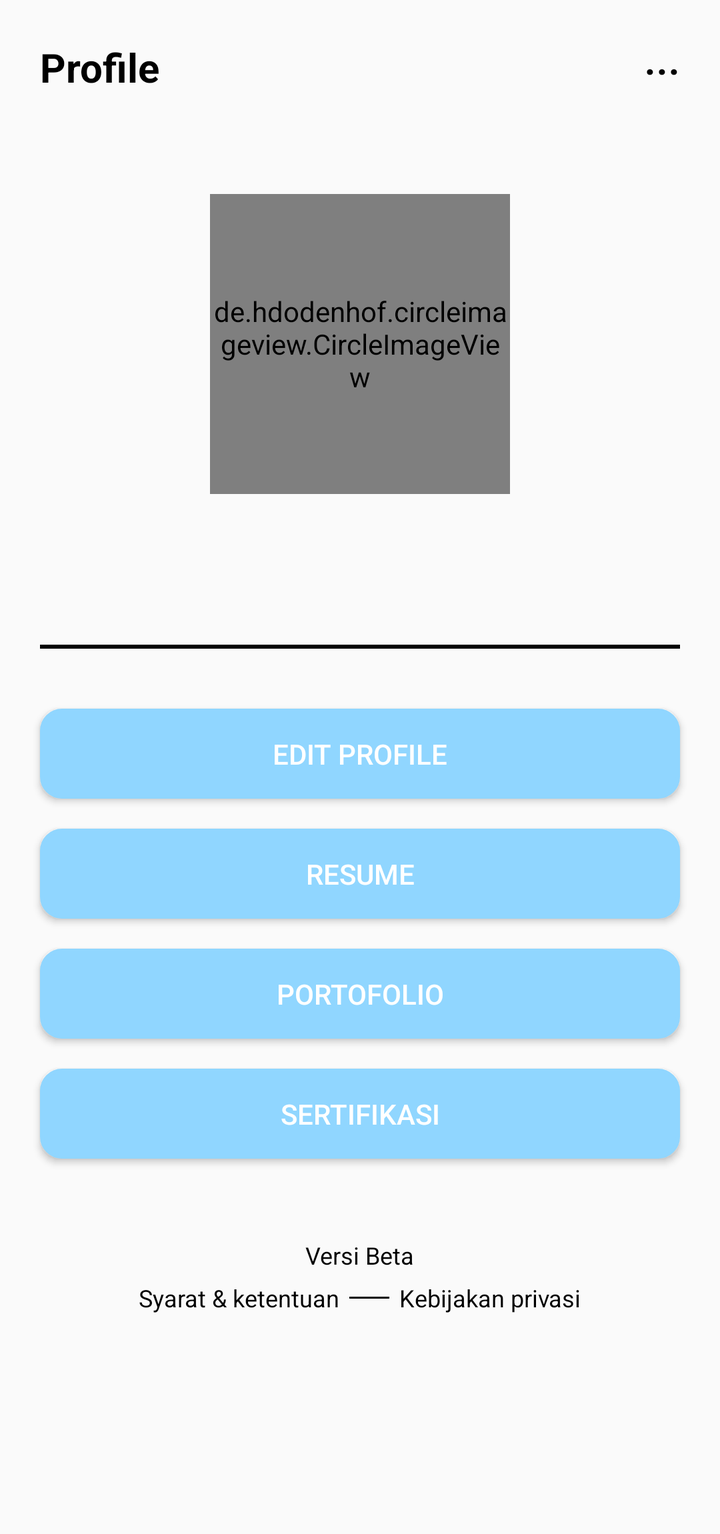
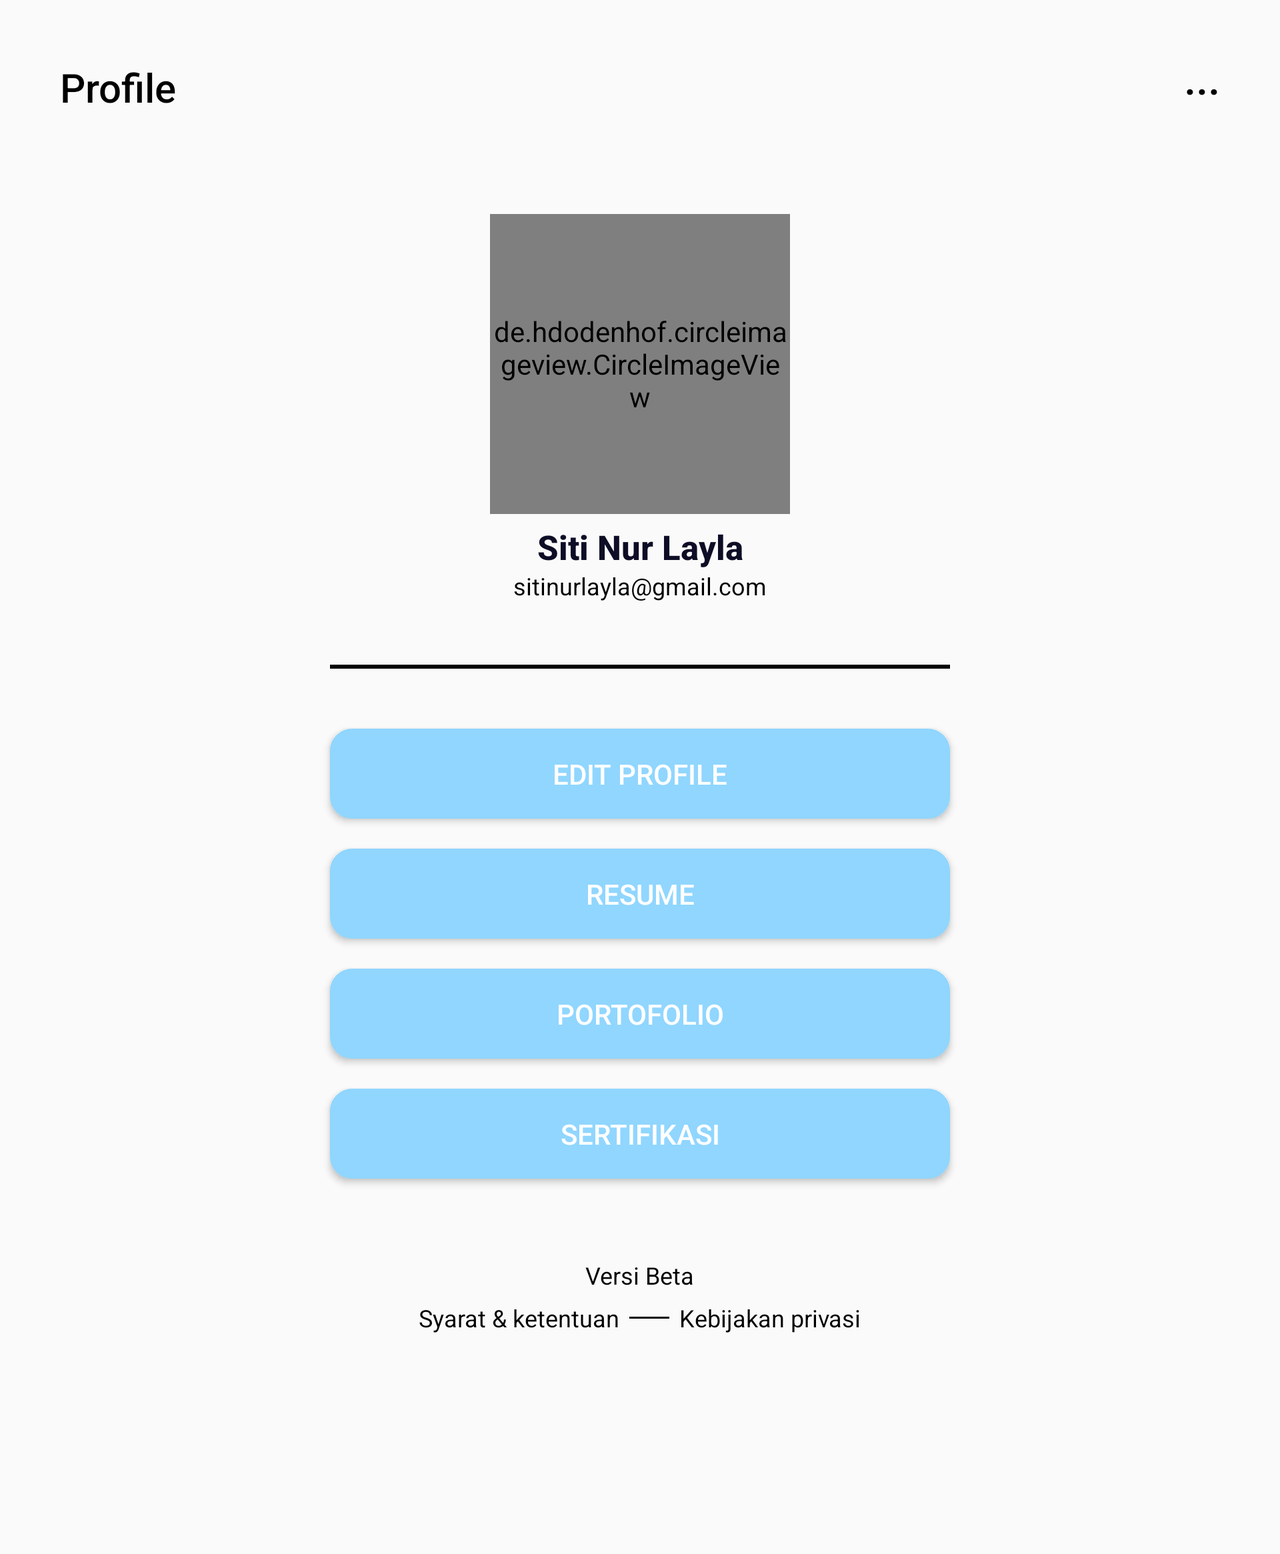

The same Android screen from two of the app's own layout files: first res/layout/ as a phone draws it, then the repository's variant for another configuration, drawn on a device whose configuration selects that folder. Both files follow.
<!-- AndroidManifest.xml: application theme Theme.JobSeeker -->
<!-- res/layout/fragment_profile.xml -->
<?xml version="1.0" encoding="utf-8"?>
<ScrollView
    xmlns:android="http://schemas.android.com/apk/res/android"
    xmlns:app="http://schemas.android.com/apk/res-auto"
    xmlns:tools="http://schemas.android.com/tools"
    android:layout_width="match_parent"
    android:layout_height="match_parent">

    <androidx.constraintlayout.widget.ConstraintLayout

        android:layout_width="match_parent"
        android:layout_height="wrap_content"
        tools:context=".ProfileFragment">

        <TextView
            android:id="@+id/textView25"
            android:layout_width="wrap_content"
            android:layout_height="wrap_content"
            android:layout_marginStart="20dp"
            android:layout_marginTop="20dp"
            android:fontFamily="sans-serif"
            android:text="@string/profile"
            android:textColor="#000000"
            android:textSize="20sp"
            android:textStyle="bold"
            app:layout_constraintBottom_toBottomOf="parent"
            app:layout_constraintEnd_toEndOf="parent"
            app:layout_constraintHorizontal_bias="0.0"
            app:layout_constraintStart_toStartOf="parent"
            app:layout_constraintTop_toTopOf="parent"
            app:layout_constraintVertical_bias="0.0"
            tools:ignore="VisualLintOverlap" />

        <TextView
            android:id="@+id/settings"
            android:layout_width="wrap_content"
            android:layout_height="wrap_content"
            android:layout_marginTop="14dp"
            android:layout_marginEnd="20dp"
            android:fontFamily="sans-serif-medium"
            android:text="@string/menu_titik"
            android:textColor="#000000"
            android:textSize="22sp"
            app:layout_constraintBottom_toBottomOf="parent"
            app:layout_constraintEnd_toEndOf="parent"
            app:layout_constraintHorizontal_bias="1.0"
            app:layout_constraintStart_toEndOf="@+id/textView25"
            app:layout_constraintTop_toTopOf="parent"
            app:layout_constraintVertical_bias="0.0"
            tools:ignore="VisualLintOverlap" />

        <de.hdodenhof.circleimageview.CircleImageView
            android:id="@+id/userProfileImage"
            android:layout_width="150dp"
            android:layout_height="150dp"
            android:layout_marginTop="50dp"
            android:src="@drawable/image_user"
            app:layout_constraintBottom_toBottomOf="parent"
            app:layout_constraintEnd_toEndOf="parent"
            app:layout_constraintStart_toStartOf="parent"
            app:layout_constraintTop_toBottomOf="@+id/textView25"
            app:layout_constraintVertical_bias="0.0"
            tools:ignore="ImageContrastCheck" />

        <TextView
            android:id="@+id/userName"
            android:layout_width="wrap_content"
            android:layout_height="wrap_content"
            android:layout_marginTop="10dp"
            android:fontFamily="sans-serif-medium"
            android:text=""
            android:textColor="#0D0D26"
            android:textSize="17sp"
            android:textStyle="bold"
            app:layout_constraintBottom_toBottomOf="parent"
            app:layout_constraintEnd_toEndOf="parent"
            app:layout_constraintStart_toStartOf="parent"
            app:layout_constraintTop_toBottomOf="@+id/userProfileImage"
            app:layout_constraintVertical_bias="0.0"
            tools:ignore="UnknownIdInLayout" />

        <TextView
            android:id="@+id/userEmail"
            android:layout_width="wrap_content"
            android:layout_height="wrap_content"
            android:fontFamily="sans-serif"
            android:text=""
            android:textColor="#000000"
            android:textSize="12sp"
            app:layout_constraintBottom_toBottomOf="parent"
            app:layout_constraintEnd_toEndOf="parent"
            app:layout_constraintStart_toStartOf="parent"
            app:layout_constraintTop_toBottomOf="@+id/userName"
            app:layout_constraintVertical_bias="0.0"
            tools:ignore="UnknownIdInLayout" />

        <TextView
            android:id="@+id/userJob"
            android:layout_width="wrap_content"
            android:layout_height="wrap_content"
            android:fontFamily="sans-serif"
            android:text=""
            android:textColor="#000000"
            android:textSize="12sp"
            app:layout_constraintBottom_toBottomOf="parent"
            app:layout_constraintEnd_toEndOf="parent"
            app:layout_constraintStart_toStartOf="parent"
            app:layout_constraintTop_toBottomOf="@+id/userEmail"
            app:layout_constraintVertical_bias="0.0" />

        <View
            android:id="@+id/divider"
            android:layout_width="match_parent"
            android:layout_height="2dp"
            android:layout_marginStart="20dp"
            android:layout_marginTop="10dp"
            android:layout_marginEnd="20dp"
            android:background="#000000"
            app:layout_constraintBottom_toBottomOf="parent"
            app:layout_constraintEnd_toEndOf="parent"
            app:layout_constraintStart_toStartOf="parent"
            app:layout_constraintTop_toBottomOf="@id/userJob"
            app:layout_constraintVertical_bias="0.0" />

        <Button
            android:id="@+id/editProfile"
            android:layout_width="match_parent"
            android:layout_height="45dp"
            android:layout_marginStart="20dp"
            android:layout_marginTop="30dp"
            android:layout_marginEnd="20dp"
            android:background="@drawable/bg_rounded_btn_2"
            android:text="@string/edit_profile"
            android:textColor="#FFFFFF"
            app:layout_constraintBottom_toBottomOf="parent"
            app:layout_constraintEnd_toEndOf="parent"
            app:layout_constraintStart_toStartOf="parent"
            app:layout_constraintTop_toBottomOf="@+id/divider"
            app:layout_constraintVertical_bias="0.0"
            tools:ignore="TouchTargetSizeCheck,TextContrastCheck,VisualLintButtonSize" />

        <Button
            android:id="@+id/resume"
            android:layout_width="match_parent"
            android:layout_height="45dp"
            android:layout_marginStart="20dp"
            android:layout_marginTop="15dp"
            android:layout_marginEnd="20dp"
            android:background="@drawable/bg_rounded_btn_2"
            android:text="@string/resume"
            android:textColor="#FFFFFF"
            app:layout_constraintBottom_toBottomOf="parent"
            app:layout_constraintEnd_toEndOf="parent"
            app:layout_constraintStart_toStartOf="parent"
            app:layout_constraintTop_toBottomOf="@+id/editProfile"
            app:layout_constraintVertical_bias="0.0"
            tools:ignore="TouchTargetSizeCheck,TextContrastCheck,VisualLintButtonSize" />

        <Button
            android:id="@+id/portoFolio"
            android:layout_width="match_parent"
            android:layout_height="45dp"
            android:layout_marginStart="20dp"
            android:layout_marginTop="15dp"
            android:layout_marginEnd="20dp"
            android:background="@drawable/bg_rounded_btn_2"
            android:text="@string/portofolio"
            android:textColor="#FFFFFF"
            app:layout_constraintBottom_toBottomOf="parent"
            app:layout_constraintEnd_toEndOf="parent"
            app:layout_constraintStart_toStartOf="parent"
            app:layout_constraintTop_toBottomOf="@+id/resume"
            app:layout_constraintVertical_bias="0.0"
            tools:ignore="TouchTargetSizeCheck,TextContrastCheck,VisualLintButtonSize" />

        <Button
            android:id="@+id/sertifikasi"
            android:layout_width="match_parent"
            android:layout_height="45dp"
            android:layout_marginStart="20dp"
            android:layout_marginTop="15dp"
            android:layout_marginEnd="20dp"
            android:background="@drawable/bg_rounded_btn_2"
            android:text="@string/sertifikasi"
            android:textColor="#FFFFFF"
            app:layout_constraintBottom_toBottomOf="parent"
            app:layout_constraintEnd_toEndOf="parent"
            app:layout_constraintStart_toStartOf="parent"
            app:layout_constraintTop_toBottomOf="@+id/portoFolio"
            app:layout_constraintVertical_bias="0.0"
            tools:ignore="TouchTargetSizeCheck,TextContrastCheck,VisualLintButtonSize" />

        <TextView
            android:id="@+id/apkVersion"
            android:layout_width="wrap_content"
            android:layout_height="wrap_content"
            android:layout_marginTop="40dp"
            android:fontFamily="sans-serif"
            android:text="@string/example_apk_version"
            android:textColor="#000000"
            android:textSize="12sp"
            app:layout_constraintBottom_toBottomOf="parent"
            app:layout_constraintEnd_toEndOf="parent"
            app:layout_constraintStart_toStartOf="parent"
            app:layout_constraintTop_toBottomOf="@+id/sertifikasi"
            app:layout_constraintVertical_bias="0.0"
            tools:ignore="TextContrastCheck" />

        <LinearLayout
            android:layout_width="wrap_content"
            android:layout_height="wrap_content"
            android:layout_marginTop="5dp"
            android:layout_marginBottom="110dp"
            android:orientation="horizontal"
            app:layout_constraintBottom_toBottomOf="parent"
            app:layout_constraintEnd_toEndOf="parent"
            app:layout_constraintStart_toStartOf="parent"
            app:layout_constraintTop_toBottomOf="@+id/apkVersion"
            app:layout_constraintVertical_bias="0.0">

            <TextView
                android:layout_width="wrap_content"
                android:layout_height="wrap_content"
                android:layout_marginEnd="5dp"
                android:fontFamily="sans-serif"
                android:text="@string/syarat_ketentuan"
                android:textColor="#000000"
                android:textSize="12sp" />

            <View
                android:layout_width="20dp"
                android:layout_height="1dp"
                android:layout_gravity="center"
                android:layout_marginEnd="5dp"
                android:background="#000000" />

            <TextView
                android:layout_width="wrap_content"
                android:layout_height="wrap_content"
                android:fontFamily="sans-serif"
                android:text="@string/kebijakan_privasi"
                android:textColor="#000000"
                android:textSize="12sp" />

        </LinearLayout>

    </androidx.constraintlayout.widget.ConstraintLayout>

</ScrollView>
<!-- resources referenced by this layout -->
<resources>
  <!-- drawable bg_rounded_btn_2 (drawable) -->
  <?xml version="1.0" encoding="utf-8"?>
  <shape xmlns:android="http://schemas.android.com/apk/res/android"
      android:padding="10dp"
      android:shape="rectangle" >
  
      <solid android:color="#90D6FF" />
  
      <corners
          android:radius="10dp" />
      <stroke android:width="2dp" android:color="#90D6FF" />
  
  </shape>
  <string name="edit_profile">Edit Profile</string>
  <string name="example_apk_version">Versi Beta</string>
  <string name="kebijakan_privasi">Kebijakan privasi</string>
  <string name="menu_titik">...</string>
  <string name="portofolio">Portofolio</string>
  <string name="profile">Profile</string>
  <string name="resume">Resume</string>
  <string name="sertifikasi">Sertifikasi</string>
  <string name="syarat_ketentuan">Syarat &amp; ketentuan</string>
  <style name="Theme.JobSeeker" parent="Base.Theme.JobSeeker" />
  <style name="Base.Theme.JobSeeker" parent="Theme.AppCompat.Light.NoActionBar">
          
          
      </style>
</resources>
<!-- res/layout-land/fragment_profile.xml (the repository's variant of the layout above) -->
<!-- drawn on the phone turned sideways -->
<?xml version="1.0" encoding="utf-8"?>
<ScrollView
    xmlns:android="http://schemas.android.com/apk/res/android"
    xmlns:app="http://schemas.android.com/apk/res-auto"
    xmlns:tools="http://schemas.android.com/tools"
    android:layout_width="match_parent"
    android:layout_height="match_parent">

    <androidx.constraintlayout.widget.ConstraintLayout
        android:layout_width="match_parent"
        android:layout_height="match_parent">

        <TextView
            android:id="@+id/textView25"
            android:layout_width="wrap_content"
            android:layout_height="wrap_content"
            android:layout_marginStart="30dp"
            android:layout_marginTop="30dp"
            android:fontFamily="sans-serif-medium"
            android:text="@string/profile"
            android:textColor="#000000"
            android:textSize="20sp"
            app:layout_constraintBottom_toBottomOf="parent"
            app:layout_constraintEnd_toEndOf="parent"
            app:layout_constraintHorizontal_bias="0.0"
            app:layout_constraintStart_toStartOf="parent"
            app:layout_constraintTop_toTopOf="parent"
            app:layout_constraintVertical_bias="0.0" />

        <TextView
            android:id="@+id/settings"
            android:layout_width="wrap_content"
            android:layout_height="wrap_content"
            android:layout_marginTop="24dp"
            android:layout_marginEnd="30dp"
            android:fontFamily="sans-serif-medium"
            android:text="@string/menu_titik"
            android:textColor="#000000"
            android:textSize="22sp"
            app:layout_constraintBottom_toBottomOf="parent"
            app:layout_constraintEnd_toEndOf="parent"
            app:layout_constraintHorizontal_bias="1.0"
            app:layout_constraintStart_toEndOf="@+id/textView25"
            app:layout_constraintTop_toTopOf="parent"
            app:layout_constraintVertical_bias="0.0" />

        <de.hdodenhof.circleimageview.CircleImageView
            android:id="@+id/userProfileImage"
            android:layout_width="150dp"
            android:layout_height="150dp"
            android:layout_marginTop="50dp"
            android:src="@drawable/image_user"
            app:layout_constraintBottom_toBottomOf="parent"
            app:layout_constraintEnd_toEndOf="parent"
            app:layout_constraintStart_toStartOf="parent"
            app:layout_constraintTop_toBottomOf="@+id/textView25"
            app:layout_constraintVertical_bias="0.0"
            tools:ignore="ImageContrastCheck" />

        <TextView
            android:id="@+id/userName"
            android:layout_width="wrap_content"
            android:layout_height="wrap_content"
            android:layout_marginTop="5dp"
            android:fontFamily="sans-serif-medium"
            android:text="@string/example_name_user"
            android:textColor="#0D0D26"
            android:textSize="17sp"
            android:textStyle="bold"
            app:layout_constraintBottom_toBottomOf="parent"
            app:layout_constraintEnd_toEndOf="parent"
            app:layout_constraintStart_toStartOf="parent"
            app:layout_constraintTop_toBottomOf="@+id/userProfileImage"
            app:layout_constraintVertical_bias="0.0" />

        <TextView
            android:id="@+id/userEmail"
            android:layout_width="wrap_content"
            android:layout_height="wrap_content"
            android:fontFamily="sans-serif"
            android:text="@string/example_email_address_user"
            android:textColor="#000000"
            android:textSize="12sp"
            app:layout_constraintBottom_toBottomOf="parent"
            app:layout_constraintEnd_toEndOf="parent"
            app:layout_constraintStart_toStartOf="parent"
            app:layout_constraintTop_toBottomOf="@+id/userName"
            app:layout_constraintVertical_bias="0.0" />

        <TextView
            android:id="@+id/userJob"
            android:layout_width="wrap_content"
            android:layout_height="wrap_content"
            android:fontFamily="sans-serif"
            android:text=""
            android:textColor="#000000"
            android:textSize="12sp"
            app:layout_constraintBottom_toBottomOf="parent"
            app:layout_constraintEnd_toEndOf="parent"
            app:layout_constraintStart_toStartOf="parent"
            app:layout_constraintTop_toBottomOf="@+id/userEmail"
            app:layout_constraintVertical_bias="0.0" />

        <LinearLayout
            android:layout_width="350dp"
            android:layout_height="wrap_content"
            android:layout_marginTop="5dp"
            android:orientation="vertical"
            app:layout_constraintBottom_toBottomOf="parent"
            app:layout_constraintEnd_toEndOf="parent"
            app:layout_constraintStart_toStartOf="parent"
            app:layout_constraintTop_toBottomOf="@id/userJob"
            app:layout_constraintVertical_bias="0.0">

            <View
                android:id="@+id/divider"
                android:layout_width="match_parent"
                android:layout_height="2dp"
                android:layout_marginStart="20dp"
                android:layout_marginTop="10dp"
                android:layout_marginEnd="20dp"
                android:background="#000000"
                app:layout_constraintBottom_toBottomOf="parent"
                app:layout_constraintEnd_toEndOf="parent"
                app:layout_constraintStart_toStartOf="parent"
                app:layout_constraintTop_toBottomOf="@+id/textView28"
                app:layout_constraintVertical_bias="0.0" />

            <Button
                android:id="@+id/editProfile"
                android:layout_width="match_parent"
                android:layout_height="45dp"
                android:layout_marginStart="20dp"
                android:layout_marginTop="30dp"
                android:layout_marginEnd="20dp"
                android:background="@drawable/bg_rounded_btn_2"
                android:text="@string/edit_profile"
                android:textColor="#FFFFFF"
                app:layout_constraintBottom_toBottomOf="parent"
                app:layout_constraintEnd_toEndOf="parent"
                app:layout_constraintStart_toStartOf="parent"
                app:layout_constraintTop_toBottomOf="@+id/divider"
                app:layout_constraintVertical_bias="0.0"
                tools:ignore="TouchTargetSizeCheck,TextContrastCheck" />

            <Button
                android:id="@+id/resume"
                android:layout_width="match_parent"
                android:layout_height="45dp"
                android:layout_marginStart="20dp"
                android:layout_marginTop="15dp"
                android:layout_marginEnd="20dp"
                android:background="@drawable/bg_rounded_btn_2"
                android:text="@string/resume"
                android:textColor="#FFFFFF"
                app:layout_constraintBottom_toBottomOf="parent"
                app:layout_constraintEnd_toEndOf="parent"
                app:layout_constraintStart_toStartOf="parent"
                app:layout_constraintTop_toBottomOf="@+id/editProfile"
                app:layout_constraintVertical_bias="0.0"
                tools:ignore="TouchTargetSizeCheck,TextContrastCheck" />

            <Button
                android:id="@+id/portoFolio"
                android:layout_width="match_parent"
                android:layout_height="45dp"
                android:layout_marginStart="20dp"
                android:layout_marginTop="15dp"
                android:layout_marginEnd="20dp"
                android:background="@drawable/bg_rounded_btn_2"
                android:text="@string/portofolio"
                android:textColor="#FFFFFF"
                app:layout_constraintBottom_toBottomOf="parent"
                app:layout_constraintEnd_toEndOf="parent"
                app:layout_constraintStart_toStartOf="parent"
                app:layout_constraintTop_toBottomOf="@+id/resume"
                app:layout_constraintVertical_bias="0.0"
                tools:ignore="TouchTargetSizeCheck,TextContrastCheck" />

            <Button
                android:id="@+id/sertifikasi"
                android:layout_width="match_parent"
                android:layout_height="45dp"
                android:layout_marginStart="20dp"
                android:layout_marginTop="15dp"
                android:layout_marginEnd="20dp"
                android:background="@drawable/bg_rounded_btn_2"
                android:text="@string/sertifikasi"
                android:textColor="#FFFFFF"
                app:layout_constraintBottom_toBottomOf="parent"
                app:layout_constraintEnd_toEndOf="parent"
                app:layout_constraintStart_toStartOf="parent"
                app:layout_constraintTop_toBottomOf="@+id/portoFolio"
                app:layout_constraintVertical_bias="0.0"
                tools:ignore="TouchTargetSizeCheck,TextContrastCheck" />

            <TextView
                android:id="@+id/version"
                android:layout_width="wrap_content"
                android:layout_height="wrap_content"
                android:layout_marginTop="40dp"
                android:layout_gravity="center_horizontal"
                android:fontFamily="sans-serif"
                android:text="@string/example_apk_version"
                android:textColor="#000000"
                android:textSize="12sp"
                app:layout_constraintBottom_toBottomOf="parent"
                app:layout_constraintEnd_toEndOf="parent"
                app:layout_constraintStart_toStartOf="parent"
                app:layout_constraintTop_toBottomOf="@+id/sertifikasi"
                app:layout_constraintVertical_bias="0.0" />

            <LinearLayout
                android:layout_width="wrap_content"
                android:layout_height="wrap_content"
                android:layout_marginTop="5dp"
                android:layout_marginBottom="110dp"
                android:orientation="horizontal"
                android:layout_gravity="center_horizontal"
                app:layout_constraintBottom_toBottomOf="parent"
                app:layout_constraintEnd_toEndOf="parent"
                app:layout_constraintStart_toStartOf="parent"
                app:layout_constraintTop_toBottomOf="@+id/version"
                app:layout_constraintVertical_bias="0.0">

                <TextView
                    android:layout_width="wrap_content"
                    android:layout_height="wrap_content"
                    android:layout_marginEnd="5dp"
                    android:fontFamily="sans-serif"
                    android:text="@string/syarat_ketentuan"
                    android:textColor="#000000"
                    android:textSize="12sp" />

                <View
                    android:layout_width="20dp"
                    android:layout_height="1dp"
                    android:layout_gravity="center"
                    android:layout_marginEnd="5dp"
                    android:background="#000000" />

                <TextView
                    android:layout_width="wrap_content"
                    android:layout_height="wrap_content"
                    android:fontFamily="sans-serif"
                    android:text="@string/kebijakan_privasi"
                    android:textColor="#000000"
                    android:textSize="12sp" />

            </LinearLayout>

        </LinearLayout>

    </androidx.constraintlayout.widget.ConstraintLayout>

</ScrollView>
<!-- resources referenced by the variant -->
<!-- as the phone turned sideways resolves them -->
<resources>
  <!-- drawable bg_rounded_btn_2 (drawable) -->
  <?xml version="1.0" encoding="utf-8"?>
  <shape xmlns:android="http://schemas.android.com/apk/res/android"
      android:padding="10dp"
      android:shape="rectangle" >
  
      <solid android:color="#90D6FF" />
  
      <corners
          android:radius="10dp" />
      <stroke android:width="2dp" android:color="#90D6FF" />
  
  </shape>
  <string name="edit_profile">Edit Profile</string>
  <string name="example_apk_version">Versi Beta</string>
  <string name="example_email_address_user">sitinurlayla@gmail.com</string>
  <string name="example_name_user">Siti Nur Layla</string>
  <string name="kebijakan_privasi">Kebijakan privasi</string>
  <string name="menu_titik">...</string>
  <string name="portofolio">Portofolio</string>
  <string name="profile">Profile</string>
  <string name="resume">Resume</string>
  <string name="sertifikasi">Sertifikasi</string>
  <string name="syarat_ketentuan">Syarat &amp; ketentuan</string>
  <style name="Theme.JobSeeker" parent="Base.Theme.JobSeeker" />
  <style name="Base.Theme.JobSeeker" parent="Theme.AppCompat.Light.NoActionBar">
          
          
      </style>
</resources>
